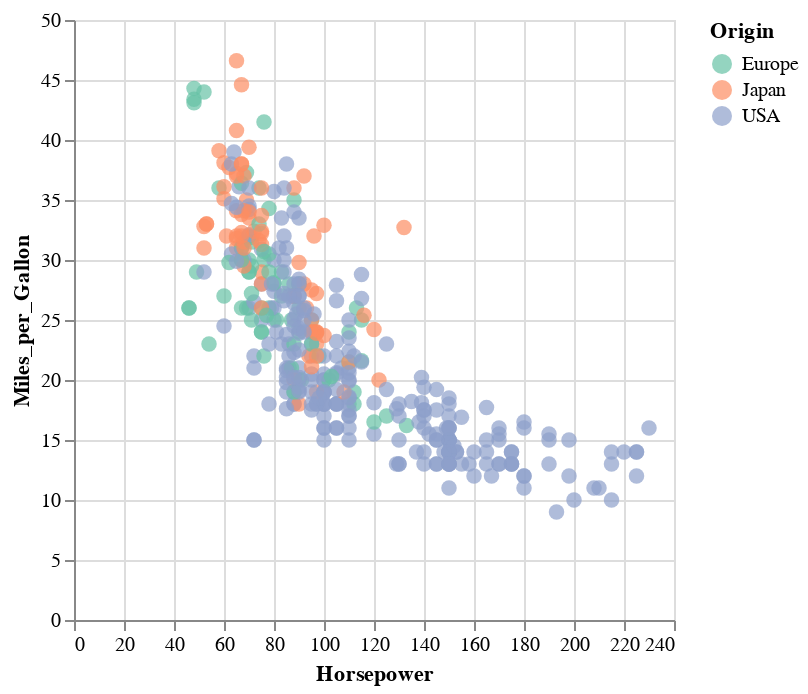

Notebook cell for this chart:
### Code cell
brush = alt.selection_interval()

df = data.cars()

chart = alt.Chart(df, height=300).mark_point(filled=True, size=60).encode(
    x="Horsepower:Q",
    y="Miles_per_Gallon:Q",
    color=alt.condition(brush,
        alt.Color(
        "Origin:N",
        scale=alt.Scale(scheme="set2")
        ), alt.value("lightgrey")
    )
).add_selection(brush)

chart

### Figure 1 — Vega-Lite specification as saved in the notebook (floating-point values rounded to 4 significant figures; data arrays with more than 128 entries replaced by an {"elided": "..."} marker saying what was removed)
{"config": {"view": {"continuousWidth": 300, "continuousHeight": 300}}, "data": {"name": "data-f02450ab61490a1363517a0190416235"}, "mark": {"type": "point", "filled": true, "size": 60}, "encoding": {"color": {"condition": {"param": "param_3", "field": "Origin", "scale": {"scheme": "set2"}, "type": "nominal"}, "value": "lightgrey"}, "x": {"field": "Horsepower", "type": "quantitative"}, "y": {"field": "Miles_per_Gallon", "type": "quantitative"}}, "height": 300, "params": [{"name": "param_3", "select": {"type": "interval"}}], "$schema": "https://vega.github.io/schema/vega-lite/v5.16.3.json", "datasets": {"data-f02450ab61490a1363517a0190416235": {"elided": "406 records"}}}
